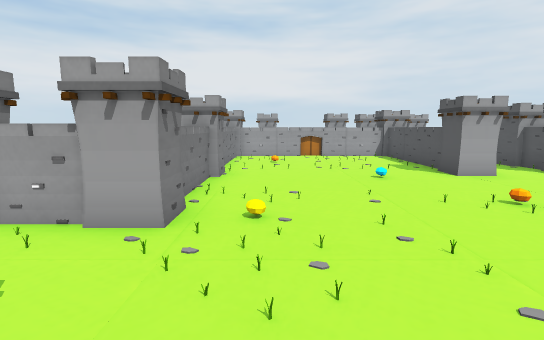
[1] (above)

24 first-person views from a walk through a scene from a Unity 3-D project. The camera is 1.2 m above the floor, tilts 8° down and sees 85° across. Doors are open. The floor is counted in squares, 1 m on a side. Each view is taken from the middle of a square. On the plan, view 1 faces up. The plan holds only what a view shows up to about 13 squares ahead; the rest is blank. The place goes on beyond the plan. The player is left out. Some surface patterns are stand-ins.

[2]
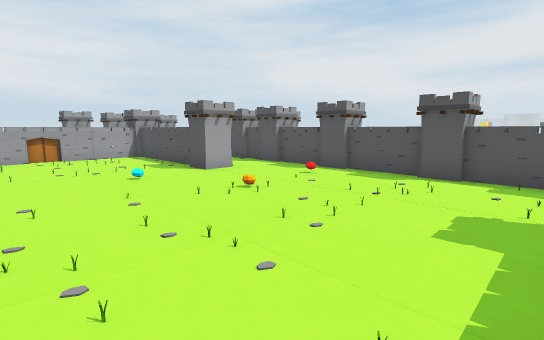

[3]
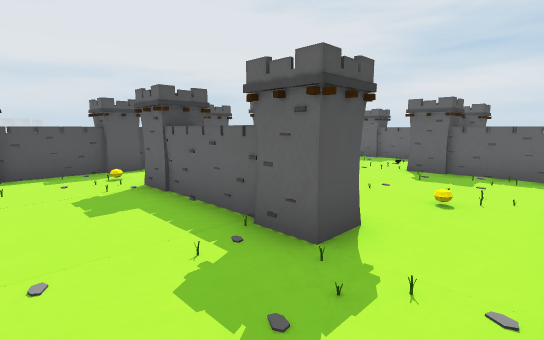

[4]
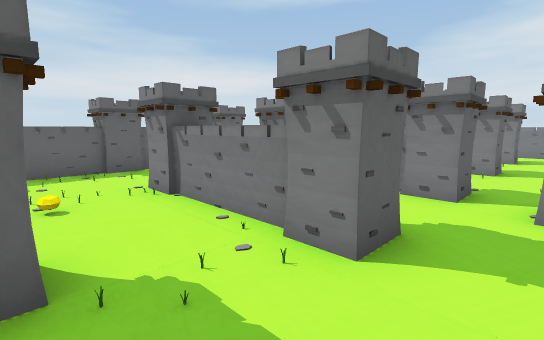

[5]
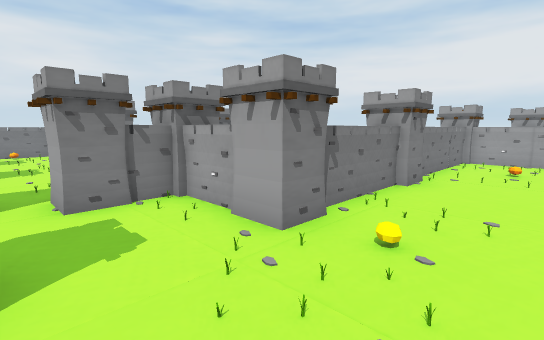

[6]
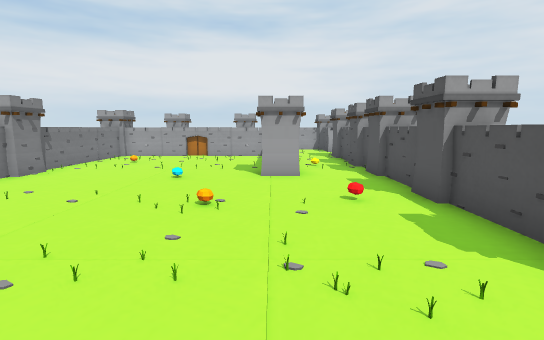

[7]
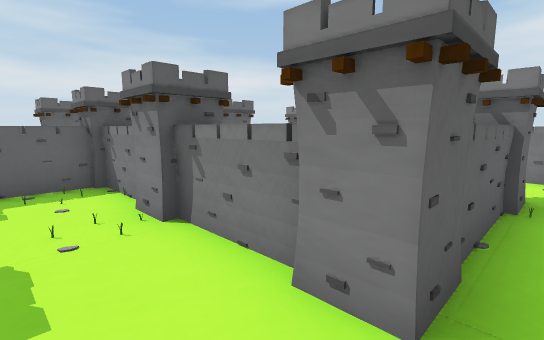

[8]
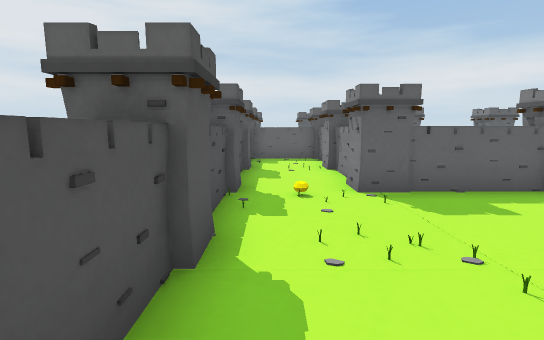

[9]
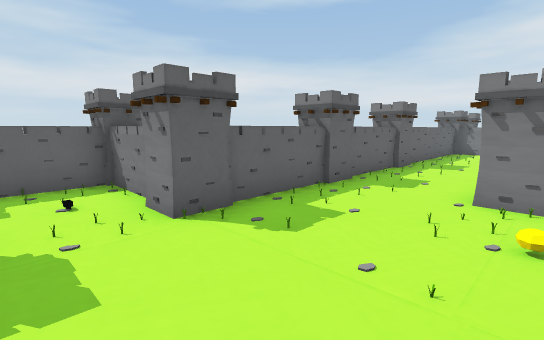

[10]
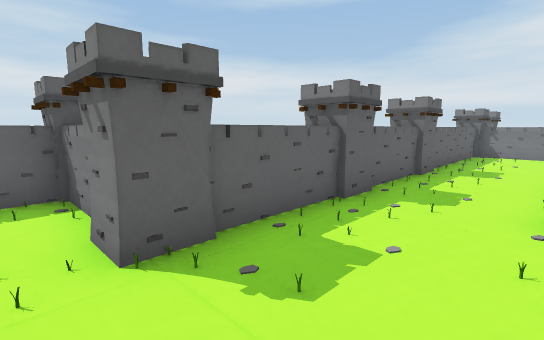

[11]
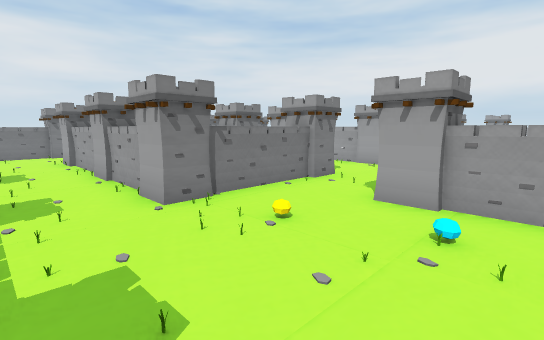

[12]
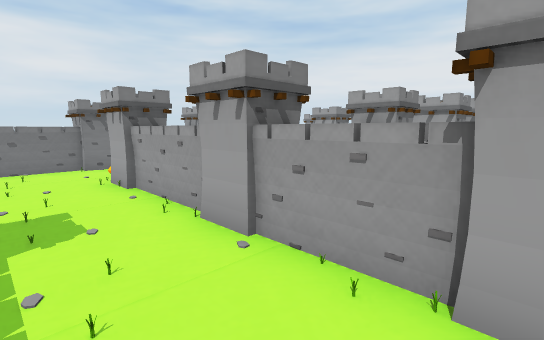

[13]
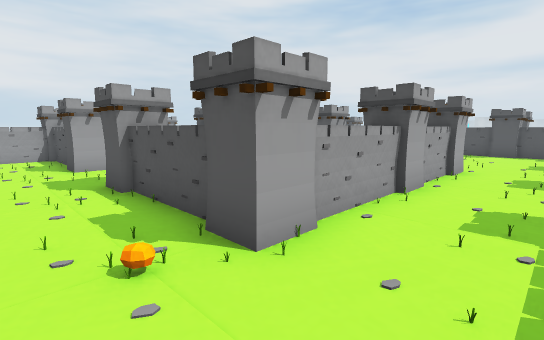

[14]
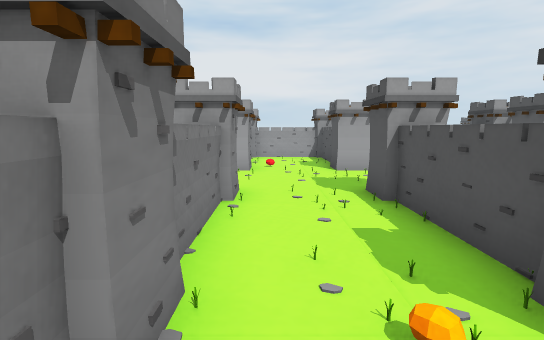

[15]
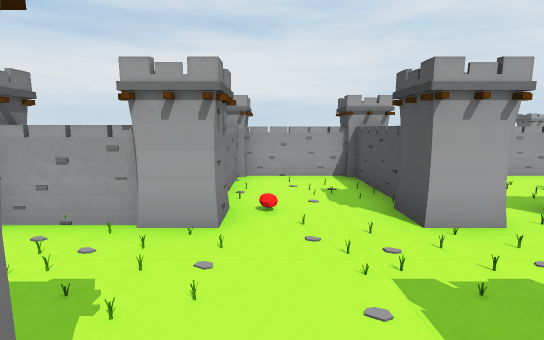

[16]
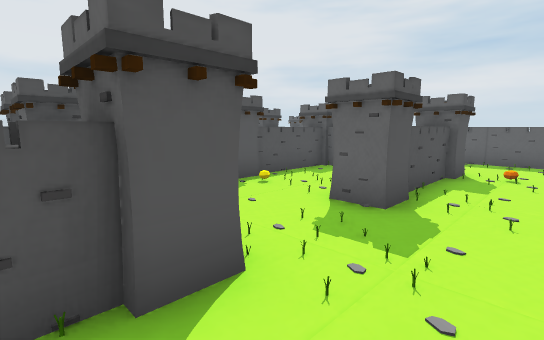

[17]
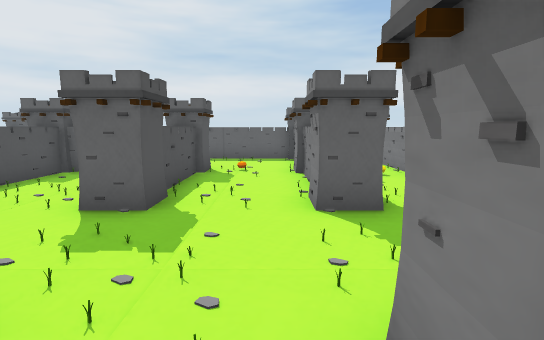

[18]
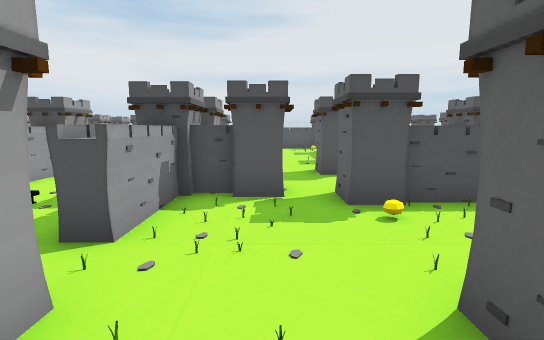

[19]
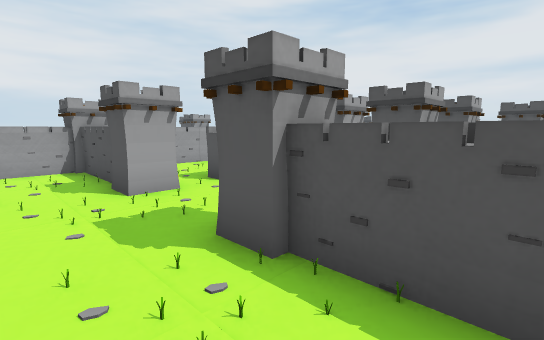

[20]
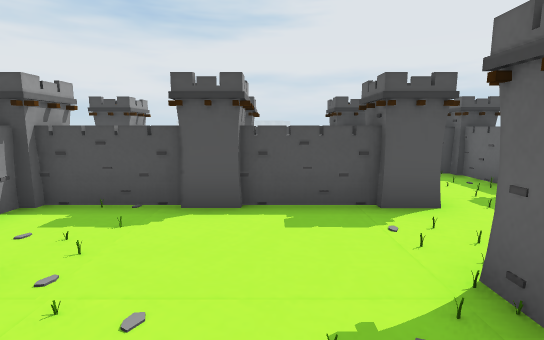

[21]
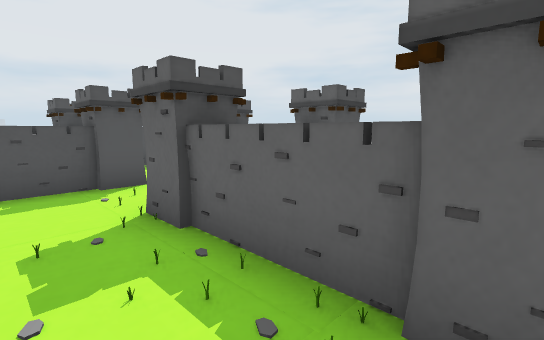

[22]
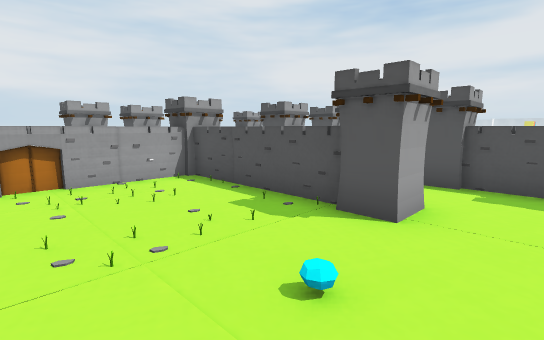

[23]
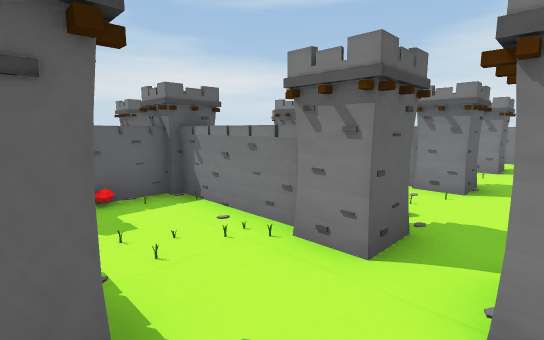

[24]
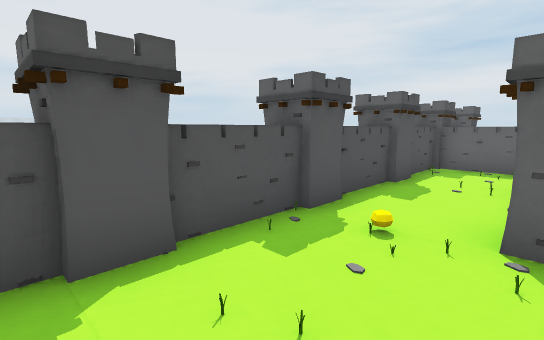

### Floor plan
Key: @ floor where view 1 was taken; # wall or solid block; x gap in a wall; . floor; ^ raised ledge; O other object.
Columns run from 15 left of view 1 to 10 right of it. Each row starts with its distance up from view 1.
 18                     #
 17                   ####
 16               #^  ^^
 15
 14               ^   ^ #
 13              #^^^^^^##.###
 12              ^......^..###
 11              ^......^..^
 10              ^.O....^O.#
  9              ^......^..##
  8    #^^## ^^^^#......#..#
  7    #..## ... #....O....#
  6    ^..^...O. ^.........#
  5    ^..^# .x  ^.....O.O.##
  4 #^##O.##^^####.O.......^#
  3 ^ ##..## .##...........^#
  2 ^O........##...........##
  1 ^.##..##.###...........^#
  0 ^.##..##.###.#.@.....O.^#
 -1  . ^..^#. ^..^..##^##..##
 -2  . ^..^...^..^......^..^
 -3 ^O #..## ^#^O##O.O..^..^
 -4 ^ ##.O##^^#^^##.....#..##
 -5 ^  ^................^..^
 -6    ^................^..^
 -7   ##^^^^^##^^#^^##..#^^##
 -8    #      #  ## ##O....#
 -9                  ^.....^
-10                 ##^^##^#
-11                 ##  ## #

Where each view was taken, in squares from view 1:
view 1: 0 up, 0 right, facing up
view 2: 0 up, 0 right, facing up-right
view 3: 2 up, 1 left, facing down-right
view 4: 2 up, 1 right, facing down-left
view 5: 1 up, 1 right, facing up-left
view 6: 0 up, 5 right, facing up
view 7: 0 up, 7 right, facing down-left
view 8: 5 up, 7 right, facing down
view 9: 3 down, 4 right, facing down-left
view 10: 4 down, 3 right, facing down-left
view 11: 6 down, 3 right, facing up-left
view 12: 6 down, 2 left, facing up-left
view 13: 6 down, 11 left, facing up-right
view 14: 5 down, 11 left, facing up
view 15: 0 up, 11 left, facing up
view 16: 5 up, 11 left, facing down-right
view 17: 5 up, 11 left, facing down
view 18: 2 up, 10 left, facing right
view 19: 2 down, 11 left, facing up-right
view 20: 5 down, 0 right, facing right
view 21: 5 down, 2 left, facing down-right
view 22: 6 up, 1 right, facing up-right
view 23: 2 up, 2 left, facing down-left
view 24: 3 up, 5 right, facing down-right
